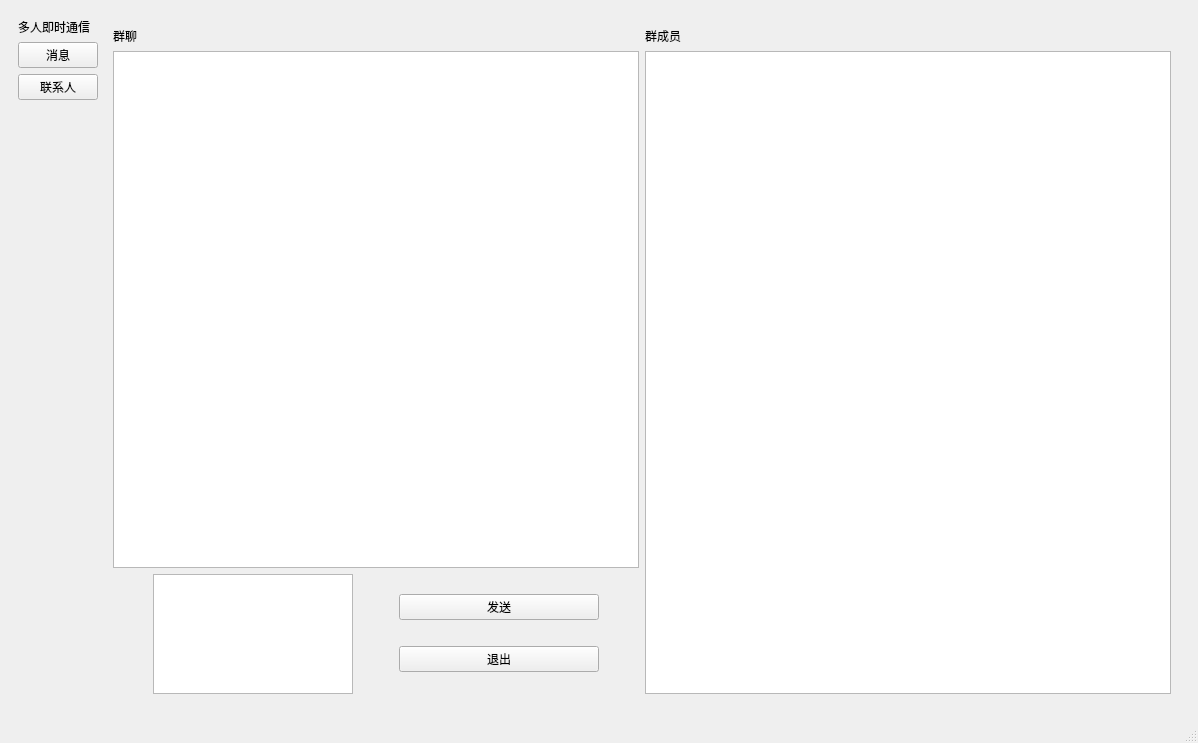
<?xml version="1.0" encoding="UTF-8"?>
<ui version="4.0">
 <class>MainWindow</class>
 <widget class="QMainWindow" name="MainWindow">
  <property name="geometry">
   <rect>
    <x>0</x>
    <y>0</y>
    <width>1198</width>
    <height>743</height>
   </rect>
  </property>
  <property name="windowTitle">
   <string>MainWindow</string>
  </property>
  <widget class="QWidget" name="centralwidget">
   <layout class="QHBoxLayout" name="horizontalLayout_20">
    <item>
     <widget class="QStackedWidget" name="stackedWidget_2">
      <property name="currentIndex">
       <number>1</number>
      </property>
      <widget class="QWidget" name="page_6">
       <layout class="QHBoxLayout" name="horizontalLayout_19">
        <item>
         <layout class="QVBoxLayout" name="verticalLayout_11">
          <item>
           <spacer name="verticalSpacer_4">
            <property name="orientation">
             <enum>Qt::Orientation::Vertical</enum>
            </property>
            <property name="sizeHint" stdset="0">
             <size>
              <width>20</width>
              <height>40</height>
             </size>
            </property>
           </spacer>
          </item>
          <item>
           <layout class="QHBoxLayout" name="horizontalLayout_11">
            <item>
             <spacer name="horizontalSpacer_3">
              <property name="orientation">
               <enum>Qt::Orientation::Horizontal</enum>
              </property>
              <property name="sizeHint" stdset="0">
               <size>
                <width>40</width>
                <height>20</height>
               </size>
              </property>
             </spacer>
            </item>
            <item>
             <layout class="QVBoxLayout" name="verticalLayout_12">
              <item>
               <widget class="QLabel" name="label_11">
                <property name="text">
                 <string>注册界面</string>
                </property>
               </widget>
              </item>
              <item>
               <layout class="QHBoxLayout" name="horizontalLayout_12">
                <item>
                 <widget class="QLabel" name="label_12">
                  <property name="text">
                   <string>用户：</string>
                  </property>
                 </widget>
                </item>
                <item>
                 <widget class="QLineEdit" name="lineEdit_3"/>
                </item>
               </layout>
              </item>
              <item>
               <layout class="QHBoxLayout" name="horizontalLayout_13">
                <item>
                 <widget class="QLabel" name="label_13">
                  <property name="text">
                   <string>密码：</string>
                  </property>
                 </widget>
                </item>
                <item>
                 <widget class="QLineEdit" name="lineEdit_4"/>
                </item>
               </layout>
              </item>
              <item>
               <layout class="QHBoxLayout" name="horizontalLayout_14">
                <item>
                 <widget class="QLabel" name="label_14">
                  <property name="text">
                   <string>姓名：</string>
                  </property>
                 </widget>
                </item>
                <item>
                 <widget class="QLineEdit" name="lineEdit_5"/>
                </item>
               </layout>
              </item>
              <item>
               <layout class="QHBoxLayout" name="horizontalLayout_15">
                <item>
                 <widget class="QLabel" name="label_15">
                  <property name="text">
                   <string>号码：</string>
                  </property>
                 </widget>
                </item>
                <item>
                 <widget class="QLineEdit" name="lineEdit_6"/>
                </item>
               </layout>
              </item>
              <item>
               <layout class="QHBoxLayout" name="horizontalLayout_16">
                <item>
                 <widget class="QPushButton" name="pushButton_9">
                  <property name="text">
                   <string>注册</string>
                  </property>
                 </widget>
                </item>
                <item>
                 <widget class="QPushButton" name="pushButton_10">
                  <property name="text">
                   <string>返回</string>
                  </property>
                 </widget>
                </item>
               </layout>
              </item>
             </layout>
            </item>
            <item>
             <spacer name="horizontalSpacer_4">
              <property name="orientation">
               <enum>Qt::Orientation::Horizontal</enum>
              </property>
              <property name="sizeHint" stdset="0">
               <size>
                <width>40</width>
                <height>20</height>
               </size>
              </property>
             </spacer>
            </item>
           </layout>
          </item>
          <item>
           <spacer name="verticalSpacer_5">
            <property name="orientation">
             <enum>Qt::Orientation::Vertical</enum>
            </property>
            <property name="sizeHint" stdset="0">
             <size>
              <width>20</width>
              <height>40</height>
             </size>
            </property>
           </spacer>
          </item>
         </layout>
        </item>
       </layout>
      </widget>
      <widget class="QWidget" name="page_4">
       <layout class="QHBoxLayout" name="horizontalLayout_17">
        <item>
         <layout class="QHBoxLayout" name="horizontalLayout_6">
          <item>
           <layout class="QHBoxLayout" name="horizontalLayout_4">
            <item>
             <layout class="QVBoxLayout" name="verticalLayout_6">
              <item>
               <widget class="QLabel" name="label">
                <property name="text">
                 <string>多人即时通信</string>
                </property>
               </widget>
              </item>
              <item>
               <widget class="QPushButton" name="pushButton">
                <property name="text">
                 <string>消息</string>
                </property>
               </widget>
              </item>
              <item>
               <widget class="QPushButton" name="pushButton_2">
                <property name="text">
                 <string>联系人</string>
                </property>
               </widget>
              </item>
              <item>
               <spacer name="verticalSpacer">
                <property name="orientation">
                 <enum>Qt::Orientation::Vertical</enum>
                </property>
                <property name="sizeHint" stdset="0">
                 <size>
                  <width>20</width>
                  <height>40</height>
                 </size>
                </property>
               </spacer>
              </item>
             </layout>
            </item>
            <item>
             <layout class="QVBoxLayout" name="verticalLayout_7"/>
            </item>
            <item>
             <widget class="QStackedWidget" name="stackedWidget">
              <property name="currentIndex">
               <number>1</number>
              </property>
              <widget class="QWidget" name="page_2">
               <layout class="QVBoxLayout" name="verticalLayout_8">
                <item>
                 <widget class="QLabel" name="label_4">
                  <property name="text">
                   <string>私聊</string>
                  </property>
                 </widget>
                </item>
                <item>
                 <layout class="QVBoxLayout" name="verticalLayout_2">
                  <item>
                   <widget class="QListView" name="chat_show_textedit_2"/>
                  </item>
                  <item>
                   <layout class="QHBoxLayout" name="horizontalLayout">
                    <item>
                     <widget class="QTextEdit" name="chat_input_lineedit_2">
                      <property name="maximumSize">
                       <size>
                        <width>16777215</width>
                        <height>120</height>
                       </size>
                      </property>
                     </widget>
                    </item>
                    <item>
                     <layout class="QVBoxLayout" name="verticalLayout">
                      <item>
                       <widget class="QPushButton" name="chat_send_btn_2">
                        <property name="text">
                         <string>发送</string>
                        </property>
                       </widget>
                      </item>
                      <item>
                       <widget class="QPushButton" name="pushButton_4">
                        <property name="text">
                         <string>退出</string>
                        </property>
                       </widget>
                      </item>
                     </layout>
                    </item>
                   </layout>
                  </item>
                 </layout>
                </item>
               </layout>
              </widget>
              <widget class="QWidget" name="page_3">
               <layout class="QHBoxLayout" name="horizontalLayout_5">
                <item>
                 <layout class="QHBoxLayout" name="horizontalLayout_3">
                  <item>
                   <layout class="QVBoxLayout" name="verticalLayout_5">
                    <item>
                     <widget class="QLabel" name="label_5">
                      <property name="text">
                       <string>群聊</string>
                      </property>
                     </widget>
                    </item>
                    <item>
                     <widget class="QListView" name="chat_show_textedit"/>
                    </item>
                    <item>
                     <layout class="QHBoxLayout" name="horizontalLayout_2">
                      <item>
                       <widget class="QTextEdit" name="chat_input_lineedit">
                        <property name="maximumSize">
                         <size>
                          <width>200</width>
                          <height>120</height>
                         </size>
                        </property>
                       </widget>
                      </item>
                      <item>
                       <layout class="QVBoxLayout" name="verticalLayout_3">
                        <item>
                         <widget class="QPushButton" name="chat_send_btn">
                          <property name="maximumSize">
                           <size>
                            <width>200</width>
                            <height>16777215</height>
                           </size>
                          </property>
                          <property name="text">
                           <string>发送</string>
                          </property>
                         </widget>
                        </item>
                        <item>
                         <widget class="QPushButton" name="pushButton_6">
                          <property name="maximumSize">
                           <size>
                            <width>200</width>
                            <height>16777215</height>
                           </size>
                          </property>
                          <property name="text">
                           <string>退出</string>
                          </property>
                         </widget>
                        </item>
                       </layout>
                      </item>
                     </layout>
                    </item>
                   </layout>
                  </item>
                  <item>
                   <layout class="QVBoxLayout" name="verticalLayout_4">
                    <item>
                     <widget class="QLabel" name="label_7">
                      <property name="text">
                       <string>群成员</string>
                      </property>
                     </widget>
                    </item>
                    <item>
                     <widget class="QListView" name="listView_5">
                      <property name="maximumSize">
                       <size>
                        <width>1000</width>
                        <height>1000</height>
                       </size>
                      </property>
                     </widget>
                    </item>
                   </layout>
                  </item>
                 </layout>
                </item>
               </layout>
              </widget>
             </widget>
            </item>
           </layout>
          </item>
         </layout>
        </item>
       </layout>
      </widget>
      <widget class="QWidget" name="page_5">
       <layout class="QHBoxLayout" name="horizontalLayout_18">
        <item>
         <layout class="QVBoxLayout" name="verticalLayout_9">
          <item>
           <spacer name="verticalSpacer_2">
            <property name="orientation">
             <enum>Qt::Orientation::Vertical</enum>
            </property>
            <property name="sizeHint" stdset="0">
             <size>
              <width>20</width>
              <height>40</height>
             </size>
            </property>
           </spacer>
          </item>
          <item>
           <layout class="QHBoxLayout" name="horizontalLayout_7">
            <item>
             <spacer name="horizontalSpacer_2">
              <property name="orientation">
               <enum>Qt::Orientation::Horizontal</enum>
              </property>
              <property name="sizeHint" stdset="0">
               <size>
                <width>40</width>
                <height>20</height>
               </size>
              </property>
             </spacer>
            </item>
            <item>
             <layout class="QVBoxLayout" name="verticalLayout_10">
              <item>
               <widget class="QLabel" name="label_8">
                <property name="text">
                 <string>多人即时通讯系统</string>
                </property>
               </widget>
              </item>
              <item>
               <layout class="QHBoxLayout" name="horizontalLayout_8">
                <item>
                 <widget class="QLabel" name="label_9">
                  <property name="text">
                   <string>用户：</string>
                  </property>
                 </widget>
                </item>
                <item>
                 <widget class="QLineEdit" name="login_user_lineedit"/>
                </item>
               </layout>
              </item>
              <item>
               <layout class="QHBoxLayout" name="horizontalLayout_9">
                <item>
                 <widget class="QLabel" name="label_10">
                  <property name="text">
                   <string>密码：</string>
                  </property>
                 </widget>
                </item>
                <item>
                 <widget class="QLineEdit" name="login_Pwd_LineEdit"/>
                </item>
               </layout>
              </item>
              <item>
               <layout class="QHBoxLayout" name="horizontalLayout_10">
                <item>
                 <widget class="QPushButton" name="login_btn">
                  <property name="text">
                   <string>登入</string>
                  </property>
                 </widget>
                </item>
                <item>
                 <widget class="QPushButton" name="login_register_btn">
                  <property name="text">
                   <string>注册</string>
                  </property>
                 </widget>
                </item>
               </layout>
              </item>
             </layout>
            </item>
            <item>
             <spacer name="horizontalSpacer">
              <property name="orientation">
               <enum>Qt::Orientation::Horizontal</enum>
              </property>
              <property name="sizeHint" stdset="0">
               <size>
                <width>40</width>
                <height>20</height>
               </size>
              </property>
             </spacer>
            </item>
           </layout>
          </item>
          <item>
           <spacer name="verticalSpacer_3">
            <property name="orientation">
             <enum>Qt::Orientation::Vertical</enum>
            </property>
            <property name="sizeHint" stdset="0">
             <size>
              <width>20</width>
              <height>40</height>
             </size>
            </property>
           </spacer>
          </item>
         </layout>
        </item>
       </layout>
      </widget>
     </widget>
    </item>
   </layout>
  </widget>
  <widget class="QMenuBar" name="menubar">
   <property name="geometry">
    <rect>
     <x>0</x>
     <y>0</y>
     <width>1198</width>
     <height>22</height>
    </rect>
   </property>
  </widget>
  <widget class="QStatusBar" name="statusbar"/>
 </widget>
 <resources/>
 <connections/>
</ui>
